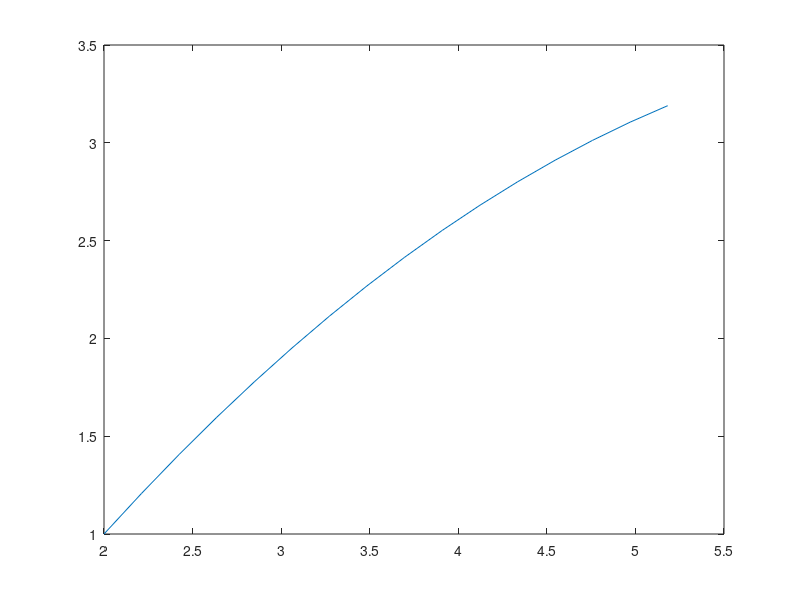

Here is the MATLAB script that generated this plot:
clc;
clear;
Vi=10;
a=pi/4;
Tmax=3;
nt=100;
dt=Tmax/nt;
g=9.8;
Vx=zeros(1,nt+1);
Vy=zeros(1,nt+1);
x=zeros(1,nt+1);
y=zeros(1,nt+1);
x(1)=2;
y(1)=1;
Vx(1)=Vi*cos(a);
Vy(1)=Vi*sin(a);

i=2;
while(x(i-1)<=5  && y(i-1)>=0.22)  %σταματαει οπου θελω
    Vx(i)=Vx(i-1);
    Vy(i)=Vy(i-1)-g*dt;
    x(i)=x(i-1) + Vx(i-1)*dt;
    y(i)=y(i-1) + Vy(i-1)*dt-1/2*g*(dt)^2;
    i=i+1;
end
plot(x(1:i-1),y(1:i-1));